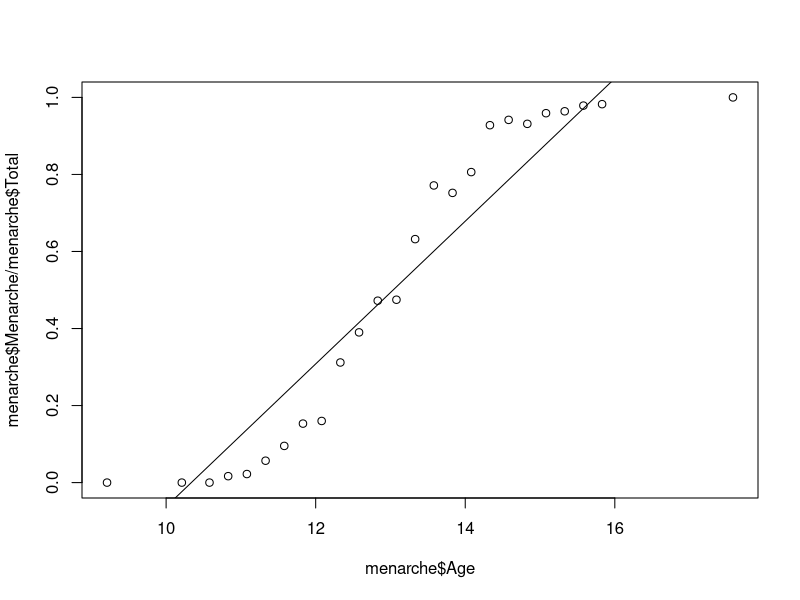
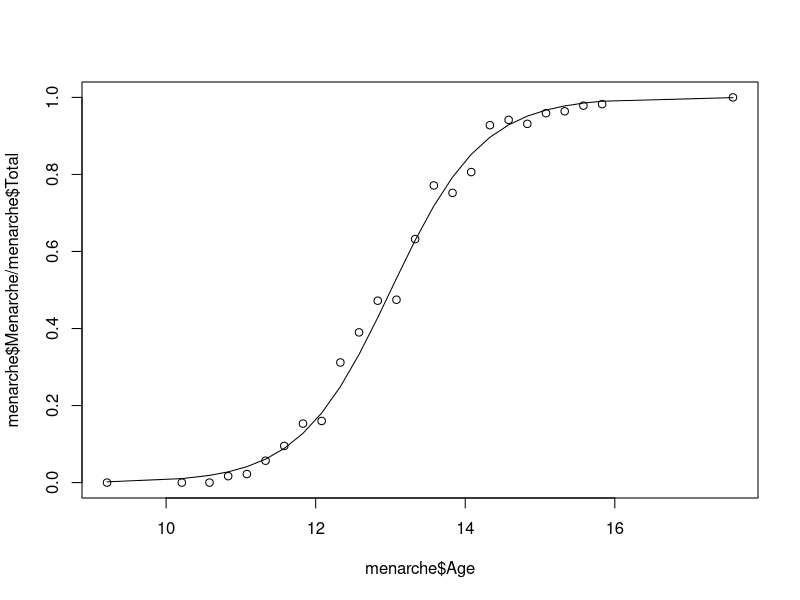
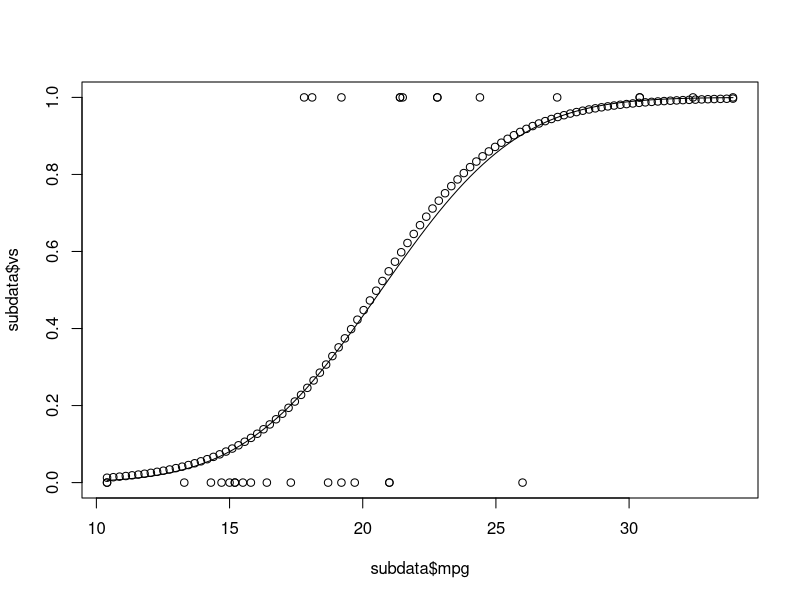

Write R code to recreate these figures, in order. (Note: this script raises an error after producing the figures.)
# 10-3
library("MASS")
head(menarche)
res <- lm(Menarche/Total ~ Age, data=menarche)
plot(menarche$Age, menarche$Menarche/menarche$Total)
abline(res)

res2 <- glm(cbind(Menarche, Total-Menarche) ~ Age, family=binomial(logit), data=menarche)
summary(res2)
plot(menarche$Age, menarche$Menarche/menarche$Total)
lines(menarche$Age, res2$fitted, type="l")

# 1-4
head(mtcars)
subdata <- subset(mtcars, select = c(mpg, vs))
head(subdata)
res <- glm(vs ~ mpg, data=subdata, family=binomial(link='logit'))
summary(res)
res2 <- glm(vs ~ mpg, data=subdata, family=binomial(link='probit'))
summary(res2)
AIC(res)
AIC(res2)
plot(subdata$mpg, subdata$vs)
curve(predict(res2, data.frame(mpg=x), type="response"), add=TRUE)
curve(predict(res, data.frame(mpg=x), type="response"), add=TRUE, type="p")

# 10-5
titanic2 <- glm(survived ~ passengerClass + sex + age + sex:age, data=TitanicSurvival, family = binomial)
summary(titanic2)
exp(coef(titanic2))
AIC(titanic2)
